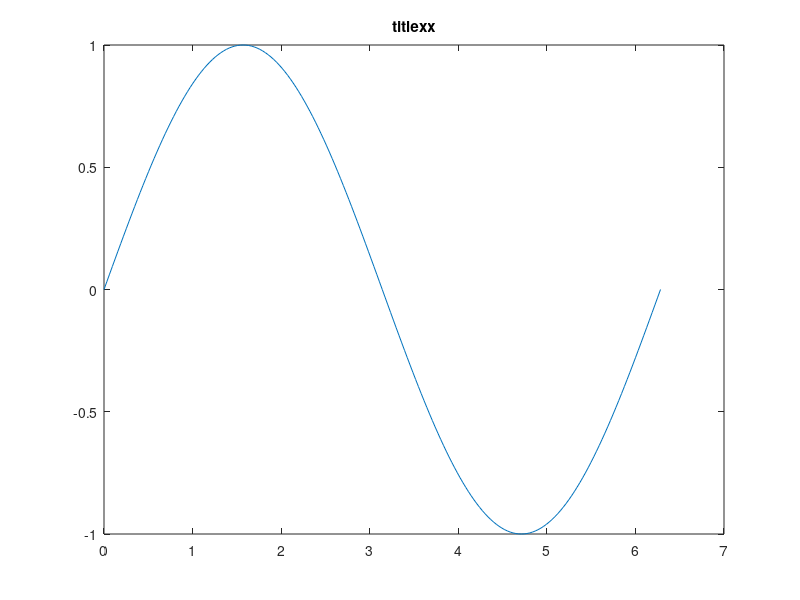

The MATLAB script that drew this image:
A = [7 8 9; 10 11 12; 25 84 96];

zeroArray = zeros(2,2);

onesArray = ones(5,5);

eyeArray = eye(2,4);

eyeTwoArray = eye(3,8);

randArray = rand();

randWithVariable = rand(3,5);

randNarray = randn(3);

Y = 10.5;

Z = Y+5.42;

variableX = 78.546;
variableP=variableX - 34.788;

degisken1 = 13;
degisken2 = degisken1 * degisken1;

n = 15;
m = n / 3;

p = 3^2;

kareKok = sqrt(25.0);

sinValue= sin(0.30);

cosValue = cos(90);

size(A);

sum(A);

sum(sum(A));


f = 48;
h=48;
f == h;

eq(f,h);

c = 15;

d = 16;

c < d;


x= 58;
y=42;
x~=y;

matris = [7 3 5; 6 2 1];


sayi=25;

if sayi<50
    sonuc = sayi*5
else
    sonuc = sayi+5
end



x = 0:pi/100:2*pi;
y = sin(x);
plot(x,y);
title('titlexx');


z= 66;

